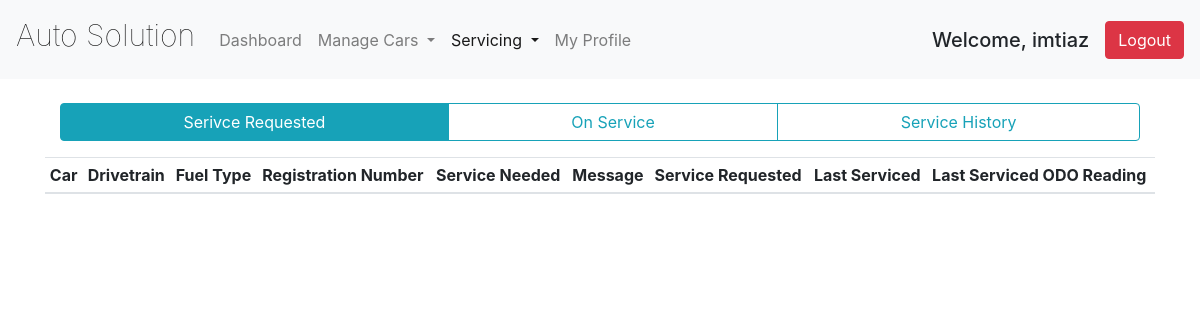
Before: /views/user_service_status.php (signed in) with the older database file.
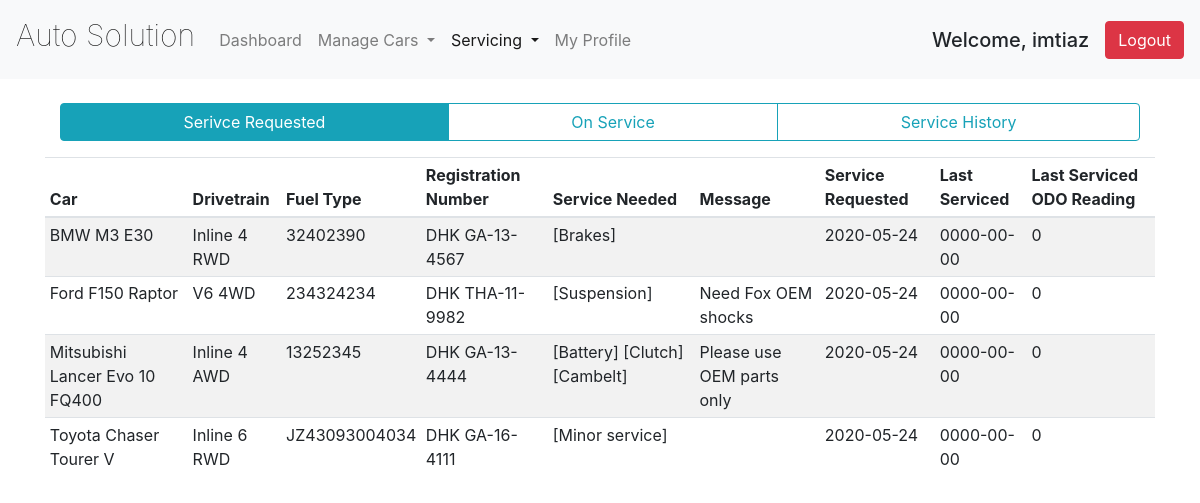
After: the same page with the newer database file.
### tables this page shows
CREATE TABLE `service_request` (
  `service_request_id` int(12) NOT NULL,
  `car_id` int(12) NOT NULL,
  `user_id` int(12) NOT NULL,
  `name` varchar(50) NOT NULL,
  `street` varchar(100) NOT NULL,
  `city` varchar(50) NOT NULL,
  `zip` int(12) NOT NULL,
  `phone` varchar(50) NOT NULL,
  `email` varchar(50) NOT NULL,
  `username` varchar(50) NOT NULL,
  `car_detail` varchar(50) NOT NULL,
  `body_type` varchar(50) NOT NULL,
  `year` int(4) NOT NULL,
  `color` varchar(50) NOT NULL,
  `drivetrain` varchar(50) NOT NULL,
  `engine_type` varchar(50) NOT NULL,
  `fuel_type` varchar(50) NOT NULL,
  `engine_no` varchar(50) NOT NULL,
  `registration_no` varchar(50) NOT NULL,
  `vin_no` varchar(50) DEFAULT NULL,
  `service_needed` varchar(150) DEFAULT NULL,
  `message` varchar(500) DEFAULT NULL,
  `last_serviced_item` varchar(50) DEFAULT NULL,
  `request_service_date` date NOT NULL DEFAULT current_timestamp(),
  `last_serviced_date` date DEFAULT NULL,
  `last_serviced_odo` int(10) DEFAULT NULL
);

### controllers/service_request_controller.php (called while the page is built, shortened)
<?php
require_once "../models/database_crud.php";
  function getServiceRequests()
  {
    $user_id = $_SESSION['id'];
    $query="SELECT * FROM service_request WHERE  user_id = $user_id";
    $service_request=get($query);
    return $service_request;
  }
?>

### models/database_crud.php (called while the page is built, shortened)
<?php
	 $serverName="localhost";
	 $userName="root";
	 $password="";
	 $dbName="auto_solution";
	function get($query)
	{
        $data=array();
		global $serverName,$userName,$password,$dbName;
		$conn = mysqli_connect( $serverName, $userName, $password, $dbName);
        $result=mysqli_query($conn,$query);
        if(mysqli_num_rows($result) > 0)
        {
            while($row = mysqli_fetch_assoc($result))
            {
                $entity=array();
                foreach($row as $k=>$v)
                {
                    $entity[$k] = $row[$k];
                }
                $data[] = $entity;
            }
        }
		return $data;
	}
?>

### views/user_service_status.php (the view, shortened to what this page needs)
<?php
require_once ("../controllers/service_request_controller.php");
$servicerequests = getServiceRequests();
 ?>
<!DOCTYPE html>
<html lang="en">
<head>
  <link rel="stylesheet" href="../css/bootstrap.css">
  <link rel="stylesheet" href="styles/mystyle.css">
</head>
<body>
  <header>
    <div class="mynav">
      <nav class="navbar navbar-expand-lg navbar-light bg-light">
      <a class="navbar-brand mb-2" href="user_dashboard.php">Auto Solution</a>
      <div class="collapse navbar-collapse" id="navbarSupportedContent">
        <ul class="navbar-nav mr-auto">
          <li class="nav-item">
            <a class="nav-link" href="user_dashboard.php">Dashboard<span class="sr-only">(current)</span></a>
          </li>
					<li class="nav-item dropdown">
            <a class="nav-link dropdown-toggle" href="#" id="navbarDropdown" role="button" data-toggle="dropdown" aria-haspopup="true" aria-expanded="false">
              Manage Cars
            </a>
          </li>
          <li class="nav-item dropdown active">
            <a class="nav-link dropdown-toggle" href="#" id="navbarDropdown" role="button" data-toggle="dropdown" aria-haspopup="true" aria-expanded="false">
              Servicing
            </a>
          </li>
          <li class="nav-item">
            <a class="nav-link" href="user_profile.php">My Profile</a>
          </li>
        </ul>
      <h5 class="my-sm-2 mr-lg-2">Welcome, <?php echo $_SESSION['username'];?></h5>
      <a class="btn btn-danger my-sm-2 ml-lg-2 "href="../controllers/logout.php">Logout</a>
     </div>
	 </nav><br>
<div class="container">
<div class = "btn-group col-md-12 " style="align-center;">
 <button type="button" hr class="btn btn-outline-info active">
  Serivce Requested
 </button>
 <button type="button" class="btn btn-outline-info ">
	 On Service
 </button>
 <button type="button" class="btn btn-outline-info">
	 Service History
 </button>
		</div>
  </div>
	</div>
<div class="container">
<div class="table-responsive">
<table class="table  table-hover table-striped table-sm  my-3" id="service_request_data">
    <thead>
      <tr>
        <th>Car</th>
				<th>Drivetrain</th>
				<th>Fuel Type</th>
				<th>Registration Number</th>
				<th>Service Needed</th>
				<th>Message</th>
				<th>Service Requested</th>
				<th>Last Serviced</th>
				<th>Last Serviced ODO Reading</th>
      </tr>
    </thead>
		<tbody>
		<?php
				foreach($servicerequests as $servicerequest)
				{
					echo "<tr>";
						echo "<td>".$servicerequest["car_detail"]."</td>";
						echo "<td>".$servicerequest["engine_type"]." ".$servicerequest["drivetrain"]."</td>";
						echo "<td>".$servicerequest["engine_no"]."</td>";
						echo "<td>".$servicerequest["registration_no"]."</td>";
						echo "<td>".$servicerequest["service_needed"]."</td>";
						echo "<td>".$servicerequest["message"]."</td>";
						echo "<td>".$servicerequest["request_service_date"]."</td>";
						echo "<td>".$servicerequest["last_serviced_date"]."</td>";
						echo "<td>".$servicerequest["last_serviced_odo"]."</td>";
					echo "</tr>";
				}
			?>
			</tbody>
</table>
</div>
</div>
</body>
</html>

Changed rows visible on the page:
added service_request: car_detail "BMW M3 E30", engine_type "Inline 4", drivetrain "RWD", engine_no "32402390", registration_no "DHK GA-13-4567", service_needed "[Brakes]", request_service_date "2020-05-24", last_serviced_date "0000-00-00", last_serviced_odo "0"
added service_request: car_detail "Ford F150 Raptor", engine_type "V6", drivetrain "4WD", engine_no "234324234", registration_no "DHK THA-11-9982", service_needed "[Suspension]", message "Need Fox OEM shocks", request_service_date "2020-05-24", last_serviced_date "0000-00-00", last_serviced_odo "0"
added service_request: car_detail "Mitsubishi Lancer Evo 10 FQ400", engine_type "Inline 4", drivetrain "AWD", engine_no "13252345", registration_no "DHK GA-13-4444", service_needed "[Battery] [Clutch] [Cambelt]", message "Please use OEM parts only", request_service_date "2020-05-24", last_serviced_date "0000-00-00", last_serviced_odo "0"
added service_request: car_detail "Toyota Chaser Tourer V", engine_type "Inline 6", drivetrain "RWD", engine_no "JZ43093004034", registration_no "DHK GA-16-4111", service_needed "[Minor service]", request_service_date "2020-05-24", last_serviced_date "0000-00-00", last_serviced_odo "0"
